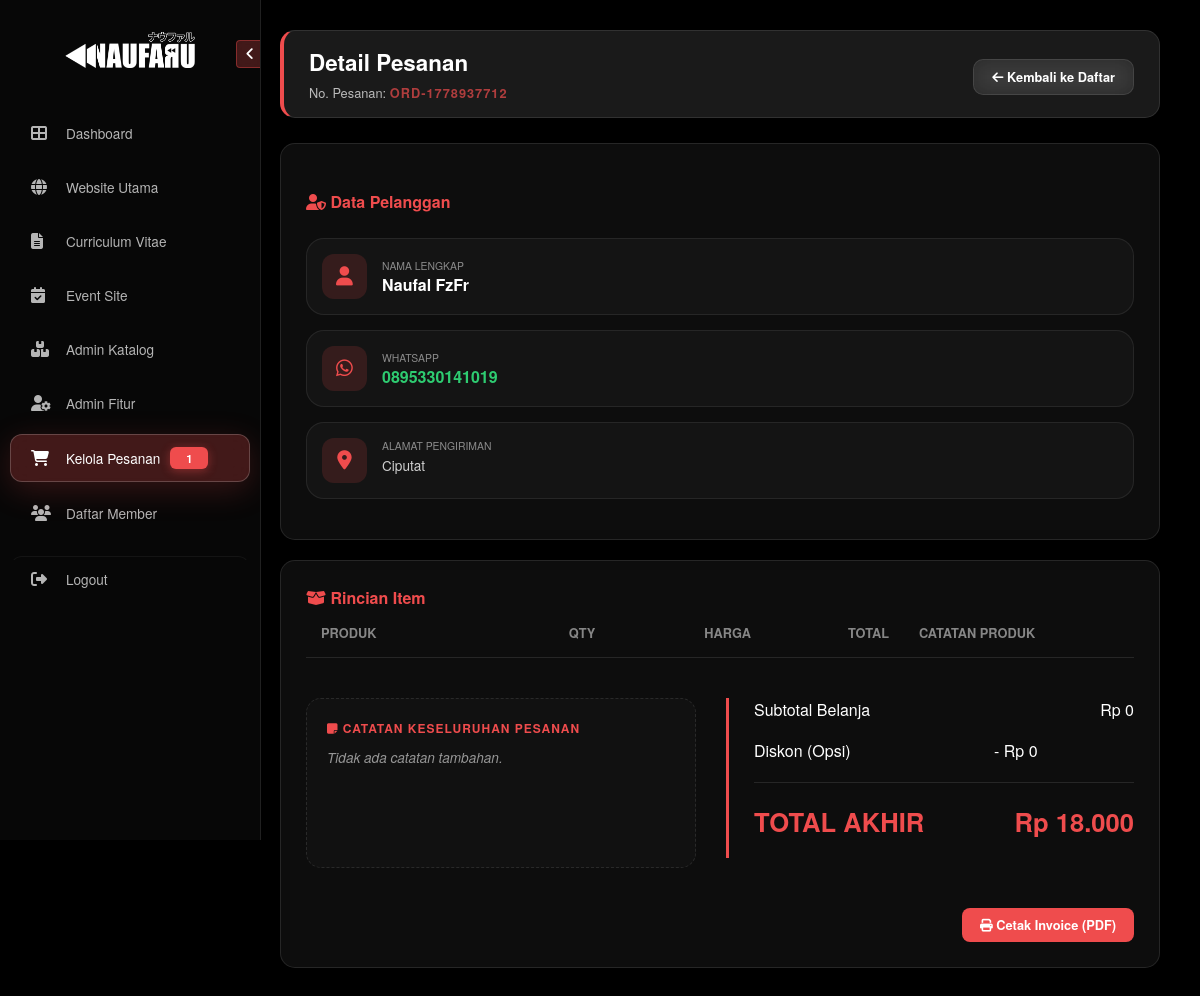
The app's page /naufaru-website/admin/detail_pesanan.php?id=7 (signed in) with its own data.
### tables this page shows
CREATE TABLE `orders` (
  `id` int(11) NOT NULL,
  `order_number` varchar(20) NOT NULL,
  `invoice_number` varchar(50) DEFAULT NULL,
  `invoice_date` date DEFAULT NULL,
  `member_id` int(11) DEFAULT NULL,
  `guest_name` varchar(255) DEFAULT NULL,
  `guest_address` text DEFAULT NULL,
  `total_price` decimal(15,2) DEFAULT 0.00,
  `discount` decimal(15,2) DEFAULT 0.00,
  `status` enum('Pending','Process','Finished','Canceled') DEFAULT 'Pending',
  `is_invoice` tinyint(1) DEFAULT 0,
  `created_at` timestamp NOT NULL DEFAULT current_timestamp(),
  `updated_at` timestamp NOT NULL DEFAULT current_timestamp() ON UPDATE current_timestamp(),
  `catatan` text DEFAULT NULL
);

CREATE TABLE `users_member` (
  `id` int(11) NOT NULL,
  `username` varchar(50) NOT NULL,
  `password` varchar(255) NOT NULL,
  `nama_lengkap` varchar(100) DEFAULT NULL,
  `foto_profil` varchar(255) DEFAULT 'default-member.png',
  `no_hp` varchar(20) NOT NULL,
  `alamat` text NOT NULL,
  `created_at` timestamp NOT NULL DEFAULT current_timestamp()
);

### naufaru-website/admin/detail_pesanan.php (the view, shortened to what this page needs)
<?php
include '../config.php';
$order_id = mysqli_real_escape_string($conn, $_GET['id']);
$query_order = mysqli_query($conn, "SELECT o.*, m.nama_lengkap, m.no_hp, m.alamat
                                    FROM orders o
                                    JOIN users_member m ON o.member_id = m.id
                                    WHERE o.id = '$order_id'");
$order = mysqli_fetch_assoc($query_order);
$is_locked = ($order['status'] == 'Finished');
$q_pending = mysqli_query($conn, "SELECT COUNT(*) as total FROM orders WHERE status = 'Pending'");
$total_pending = mysqli_fetch_assoc($q_pending)['total'] ?? 0;
?>
<!DOCTYPE html>
<html lang="id">
<head>
    <link rel="stylesheet" href="https://cdnjs.cloudflare.com/ajax/libs/font-awesome/6.6.0/css/all.min.css">
    <link rel="stylesheet" href="admin_style.css">
</head>
<body>
    <aside class="sidebar" id="sidebar">
        <div class="sidebar-header">
            <img src="../assets/imgs/logo-white.png" alt="Logo" class="sidebar-logo">
            <button class="toggle-btn" id="toggleBtn"><i class="fas fa-angle-left" id="toggleIcon"></i></button>
        </div>
        <nav>
            <a href="admin_dashboard.php" class="nav-link"><i class="fas fa-th-large"></i> <span class="scramble-text" data-value="Dashboard">Dashboard</span></a>
            <a href="main_website.php" class="nav-link"><i class="fas fa-globe"></i> <span class="scramble-text" data-value="Website Utama">Website Utama</span></a>
            <a href="#" class="nav-link"><i class="fas fa-file-alt"></i> <span class="scramble-text" data-value="Curriculum Vitae">Curriculum Vitae</span></a>
            <a href="#" class="nav-link"><i class="fas fa-calendar-check"></i> <span class="scramble-text" data-value="Event Site">Event Site</span></a>
            <a href="admin_katalog.php" class="nav-link"><i class="fas fa-boxes"></i> <span class="scramble-text" data-value="Admin Katalog">Admin Katalog</span></a>
            <a href="admin_fitur.php" class="nav-link"><i class="fas fa-user-cog"></i> <span class="scramble-text" data-value="Admin Fitur">Admin Fitur</span></a>
            <a href="kelola_pesanan.php" class="nav-link active">
                <i class="fas fa-shopping-cart"></i>
                <span class="scramble-text" data-value="Kelola Pesanan">Kelola Pesanan</span>
                <?php if($total_pending > 0): ?>
                    <span class="pending-badge"><?= $total_pending ?></span>
                <?php endif; ?>
            </a>
            <a href="admin_member.php" class="nav-link"><i class="fas fa-users"></i> <span class="scramble-text" data-value="Daftar Member">Daftar Member</span></a>
            <a href="logout.php" class="nav-link logout-link"><i class="fas fa-sign-out-alt"></i> <span class="scramble-text" data-value="Logout">Logout</span></a>
        </nav>
    </aside>
    <main class="main-content">
        <div class="glass-card welcome-card">
            <div class="header-info">
                <h1 class="m-0">Detail <b>Pesanan</b></h1>
                <p class="m-0 opacity-75">No. Pesanan: <span style="color:#EF4C4D; font-weight:bold; letter-spacing:1px;"><?= $order['order_number'] ?></span></p>
            </div>
            <a href="kelola_pesanan.php" class="btn-back-naufaru">
                <i class="fas fa-arrow-left me-2"></i> Kembali ke Daftar
            </a>
        </div>
        <div class="row" style="margin-top: 25px;">
            <div class="col-md-4">
                <div class="glass-card" style="padding: 25px; height: 100%;">
                    <h4 style="color:#EF4C4D; font-weight:800; margin-bottom: 25px;"><i class="fas fa-user-shield me-2"></i> Data Pelanggan</h4>
                    <div class="info-shape-card">
                        <div class="shape-icon-box"><i class="fas fa-user"></i></div>
                        <div><small style="opacity:0.5; text-transform:uppercase; font-size:0.65rem; display:block;">Nama Lengkap</small><strong><?= htmlspecialchars($order['nama_lengkap']) ?></strong></div>
                    </div>
                    <div class="info-shape-card">
                        <div class="shape-icon-box"><i class="fab fa-whatsapp"></i></div>
                        <div><small style="opacity:0.5; text-transform:uppercase; font-size:0.65rem; display:block;">WhatsApp</small><strong style="color:#2ecc71;"><?= $order['no_hp'] ?></strong></div>
                    </div>
                    <div class="info-shape-card" style="align-items: flex-start;">
                        <div class="shape-icon-box"><i class="fas fa-map-marker-alt"></i></div>
                        <div><small style="opacity:0.5; text-transform:uppercase; font-size:0.65rem; display:block;">Alamat Pengiriman</small><strong style="font-weight:normal; font-size:0.85rem; opacity:0.8;"><?= nl2br(htmlspecialchars($order['alamat'])) ?></strong></div>
                    </div>
                </div>
            </div>
            <div class="col-md-8">
                <form action="" method="POST" id="form-main-update">
                    <div class="glass-card" style="padding: 25px;">
                        <div class="d-flex justify-content-between align-items-center mb-3">
                            <h4 style="color:#EF4C4D; font-weight:800; margin: 0;"><i class="fas fa-box-open me-2"></i> Rincian Item</h4>
                        </div>
                        <table class="table-detail">
                            <thead>
                                <tr>
                                    <th style="width: 25%;">Produk</th>
                                    <th style="text-align:center; width: 10%;">Qty</th>
                                    <th style="text-align:right; width: 15%;">Harga</th>
                                    <th style="text-align:right; width: 15%;">Total</th>
                                    <th style="width: 25%;">Catatan Produk</th>
                                </tr>
                            </thead>
                                <?php
                                $subtotal_items = 0;
                                ?>
                        </table>
                        <div class="calculation-area">
                            <div class="admin-note-section">
                                <label><i class="fas fa-sticky-note me-1"></i> Catatan Keseluruhan Pesanan</label>
                                <?php if(!$is_locked): ?>
                                    <textarea name="catatan" class="note-textarea" placeholder="Tulis instruksi umum..."><?= htmlspecialchars($order['catatan'] ?? '') ?></textarea>
                                <?php else: ?>
                                    <div class="note-textarea" style="opacity: 0.7;">
                                        <?= !empty($order['catatan']) ? nl2br(htmlspecialchars($order['catatan'])) : '<i>Tidak ada catatan tambahan.</i>' ?>
                                    </div>
                                <?php endif; ?>
                            </div>
                            <div class="summary-container">
                                <div class="summary-row">
                                    <span class="opacity-50">Subtotal Belanja</span>
                                    <span class="fw-bold">Rp <?= number_format($subtotal_items, 0, ',', '.') ?></span>
                                </div>
                                <div class="summary-row">
                                    <span class="opacity-50">Diskon (Opsi)</span>
                                    <div style="width: 140px;">
                                        <?php if(!$is_locked): ?>
                                            <input type="number" name="discount" value="<?= (int)$order['discount'] ?>" class="input-discount">
                                        <?php else: ?>
                                            <span class="text-success fw-bold">- Rp <?= number_format($order['discount'], 0, ',', '.') ?></span>
                                        <?php endif; ?>
                                    </div>
                                </div>
                                <div class="final-total summary-row">
                                    <span>TOTAL AKHIR</span>
                                    <span>Rp <?= number_format($order['total_price'], 0, ',', '.') ?></span>
                                </div>
                            </div>
                        </div>
                        <div style="margin-top: 40px; display: flex; justify-content: flex-end; gap: 15px;">
                            <?php if(!$is_locked): ?>
                                <button type="submit" name="update_order" class="btn-action" style="background: #3498db; border-color: #3498db;">
                                    <i class="fas fa-sync-alt me-2"></i> Update Kalkulasi & Catatan
                                </button>
                                <button type="button" name="generate_invoice_btn" class="btn-action"
                                    style="background: #2ecc71; border-color: #2ecc71;"
                                    onclick="confirmGenerateInvoice()">
                                    <i class="fas fa-file-invoice me-2"></i> Terbitkan Invoice
                                </button>
                                <input type="hidden" name="generate_invoice" id="input-trigger-invoice" value="0">
                            <?php else: ?>
                                <a href="invoice_print.php?id=<?= $order_id ?>" target="_blank" class="btn-action text-decoration-none" style="background: #EF4C4D; border-color: #EF4C4D; color: white;">
                                    <i class="fas fa-print me-2"></i> Cetak Invoice (PDF)
                                </a>
                            <?php endif; ?>
                        </div>
                    </div>
                </form>
            </div>
        </div>
    </main>
</body>
</html>

### naufaru-website/admin/admin_style.css (style rules this page uses)
:root { --accent: #EF4C4D; --glass-bg: rgba(255, 255, 255, 0.05); --glass-bright: rgba(255, 255, 255, 0.1); --glass-border: rgba(255, 255, 255, 0.1); --sidebar-width: 240px; --sidebar-collapsed: 70px; }
body { margin: 0; font-family: 'Helvetica Neue', Arial, sans-serif; background: #000; background-image: url('../assets/imgs/bg-1.jpg'); background-size: cover; background-attachment: fixed; background-position: center; color: white; min-height: 100vh; overflow-x: hidden; }
body::before { content: ''; position: fixed; top: 0; left: 0; right: 0; bottom: 0; background: rgba(0, 0, 0, 0.75); z-index: -1; }
.sidebar { width: var(--sidebar-width); height: 100vh; position: fixed; background: rgba(10, 10, 10, 0.7); backdrop-filter: blur(20px); border-right: 1px solid var(--glass-border); padding: 20px 10px; z-index: 1000; transition: all 0.4s cubic-bezier(0.4, 0, 0.2, 1); }
.sidebar-header { display: flex; flex-direction: column; align-items: center; justify-content: center; margin-bottom: 30px; position: relative; min-height: 60px; }
.toggle-btn { position: absolute; top: 20px; right: -14px; background: rgba(239, 76, 77, 0.25); backdrop-filter: blur(8px); border: 1px solid rgba(239, 76, 77, 0.4); color: white; width: 28px; height: 28px; border-radius: 4px; cursor: pointer; display: flex; align-items: center; justify-content: center; z-index: 1010; transition: all 0.3s ease; }
#toggleIcon { transition: transform 0.4s cubic-bezier(0.4, 0, 0.2, 1); font-size: 0.9rem; }
.nav-link { color: rgba(255, 255, 255, 0.7); text-decoration: none; padding: 12px; display: flex; align-items: center; justify-content: flex-start; border-radius: 12px; margin-bottom: 8px; transition: all 0.4s cubic-bezier(0.25, 0.46, 0.45, 0.94); font-size: 0.85rem; border: 1px solid transparent; }
.nav-link i { min-width: 35px; font-size: 1rem; }
.nav-link span { transition: 0.2s; }
.nav-link:hover, .nav-link.active { background: rgba(239, 76, 77, 0.25) !important; backdrop-filter: blur(12px) !important; -webkit-backdrop-filter: blur(12px); border: 1px solid rgba(255, 255, 255, 0.2) !important; color: #ffffff !important; box-shadow: 0 8px 32px 0 rgba(239, 76, 77, 0.2); transition: all 0.3s ease; }
.logout-link { margin-top: 20px; border-top: 1px solid rgba(255, 255, 255, 0.05); padding-top: 15px; }
.sidebar-logo { width: 130px; height: auto; transition: opacity 0.3s ease, transform 0.3s ease; opacity: 1; visibility: visible; }
.sidebar { overflow-x: hidden; white-space: nowrap; }
.main-content { margin-left: var(--sidebar-width); padding: 30px 40px; transition: all 0.4s cubic-bezier(0.4, 0, 0.2, 1); }
.glass-card { background: var(--glass-bg); backdrop-filter: blur(15px); border: 1px solid var(--glass-border); border-radius: 15px; padding: 20px; margin-bottom: 20px; }
.welcome-card { background: var(--glass-bright); border-left: 4px solid var(--accent); padding: 15px 25px; }
.welcome-card h1 { font-size: 1.4rem; margin: 0; }
.welcome-card p { font-size: 0.8rem; margin: 5px 0 0; opacity: 0.7; }
.btn-action { background: var(--accent); color: white; border: none; padding: 8px 18px; border-radius: 8px; font-size: 0.8rem; font-weight: 600; transition: 0.3s; cursor: pointer; }
.nav-link { display: flex; align-items: center; padding: 12px 20px; }
.pending-badge { background-color: #EF4C4D; color: white; font-size: 0.7rem; font-weight: 800; padding: 3px 8px; border-radius: 6px; min-width: 22px; text-align: center; margin-left: 10px; box-shadow: 0 2px 10px rgba(239, 76, 77, 0.4); border: none; }

### records on screen
orders: order_number "ORD-1778937712", member.nama_lengkap "Naufal FzFr", member.no_hp "0895330141019", member.alamat "Ciputat", discount "0", total_price "18.000"

### other values on screen
$total_pending "1"
$subtotal_items "0"
